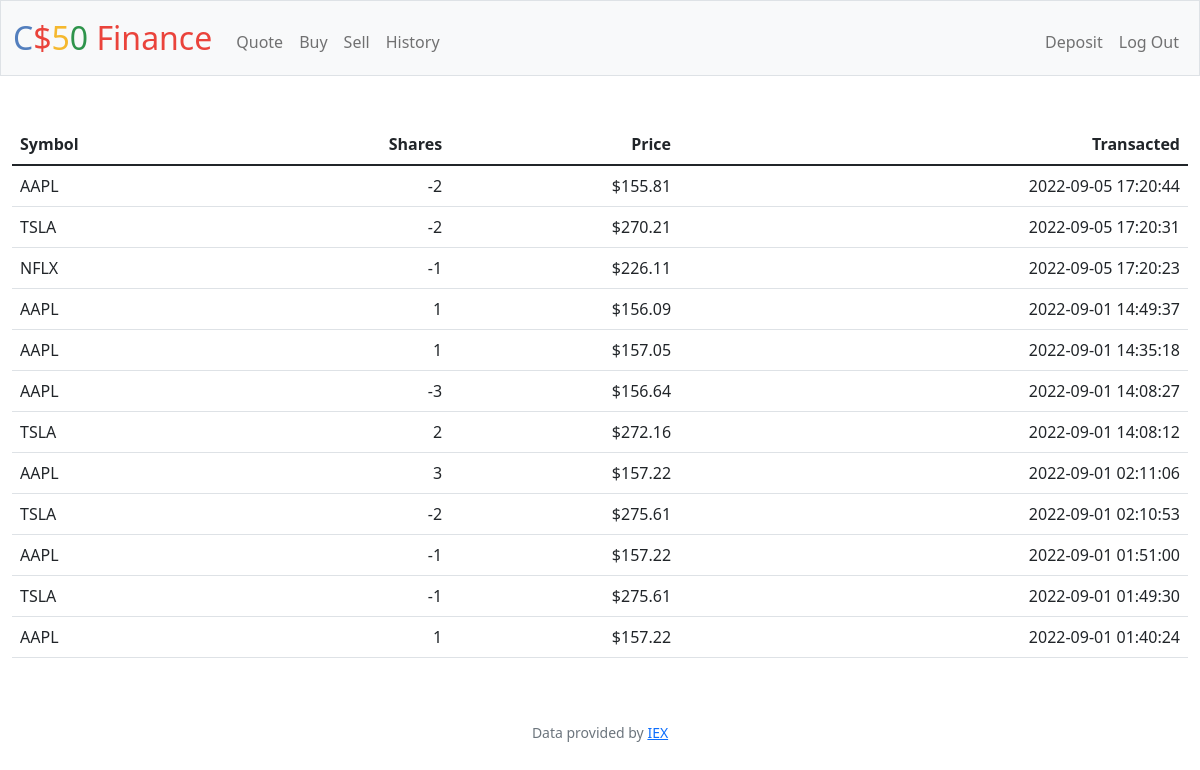
The app's page /history (signed in) with its own data.
### tables this page shows
CREATE TABLE 'history' ('user_id' integer NOT NULL, 'symbol' text NOT NULL, 'shares' integer NOT NULL, 'price' real NOT NULL, 'timestamp' timestamp NOT NULL DEFAULT CURRENT_TIMESTAMP);

### app.py (the view)
@app.route("/history")
@login_required
def history():
    rows = db.execute("SELECT * FROM users")
    if len(rows) == 0:
        return redirect("/login")
    else:
        Thistory = db.execute("SELECT * FROM history WHERE user_id = ? ORDER BY timestamp DESC", session["user_id"])
        for logs in Thistory:
            symbol = logs["symbol"]
            shares = logs["shares"]
            price = logs["price"]
            timestamp = logs["timestamp"]
        return render_template("history.html",Thistory=Thistory)

### app.py (called while the page is built)
@app.after_request
def after_request(response):
    response.headers["Cache-Control"] = "no-cache, no-store, must-revalidate"
    response.headers["Expires"] = 0
    response.headers["Pragma"] = "no-cache"
    return response

### helpers.py (called while the page is built)
def login_required(f):
    @wraps(f)
    def decorated_function(*args, **kwargs):
        if session.get("user_id") is None:
            return redirect("/login")
        return f(*args, **kwargs)
    return decorated_function

def usd(value):
    return f"${value:,.2f}"

### templates/history.html (shortened to what this page needs)
{% extends "layout.html" %}
{% block main %}
    <table class="table">
        <thead>
            <tr>
                <th class="text-start">Symbol</th>
                <th class="text-end">Shares</th>
                <th class="text-end">Price</th>
                <th class="text-end">Transacted</th>
            </tr>
        </thead>
        <tbody>
            {% for logs in Thistory %}
                <tr>
                    <td class="text-start">{{ logs.symbol }}</td>
                    <td class="text-end">{{ logs.shares }}</td>
                    <td class="text-end">{{ logs.price | usd }}</td>
                    <td class="text-end">{{ logs.timestamp }}</td>
                </tr>
            {% endfor %}
        </tbody>
    </table>
{% endblock %}

### templates/layout.html (shortened to what this page needs)
<!DOCTYPE html>
<html lang="en">
    <head>
        <link href="https://cdn.jsdelivr.net/npm/bootstrap@5.1.3/dist/css/bootstrap.min.css" rel="stylesheet">
        <link href="/static/styles.css" rel="stylesheet">
    </head>
    <body>
        <nav class="bg-light border navbar navbar-expand-md navbar-light">
            <div class="container-fluid">
                <a class="navbar-brand" href="/"><span class="blue">C</span><span class="red">$</span><span class="yellow">5</span><span class="green">0</span> <span class="red">Finance</span></a>
                <div class="collapse navbar-collapse" id="navbar">
                    {% if session["user_id"] %}
                        <ul class="navbar-nav me-auto mt-2">
                            <li class="nav-item"><a class="nav-link" href="/quote">Quote</a></li>
                            <li class="nav-item"><a class="nav-link" href="/buy">Buy</a></li>
                            <li class="nav-item"><a class="nav-link" href="/sell">Sell</a></li>
                            <li class="nav-item"><a class="nav-link" href="/history">History</a></li>
                        </ul>
                        <ul class="navbar-nav ms-auto mt-2">
                            <li class="nav-item"><a class="nav-link" href="/deposit">Deposit</a></li>
                            <li class="nav-item"><a class="nav-link" href="/logout">Log Out</a></li>
                        </ul>
                    {% else %}
                        <ul class="navbar-nav ms-auto mt-2">
                            <li class="nav-item"><a class="nav-link" href="/register">Register</a></li>
                            <li class="nav-item"><a class="nav-link" href="/login">Log In</a></li>
                        </ul>
                    {% endif %}
                </div>
            </div>
        </nav>
        <main class="container-fluid py-5 text-center">
            {% block main %}{% endblock %}
        </main>
        <footer class="mb-5 small text-center text-muted">
            Data provided by <a href="https://iexcloud.io/">IEX</a>
        </footer>
    </body>
</html>

### static/styles.css (style rules this page uses)
nav .navbar-brand { font-size: xx-large; }
nav .navbar-brand .blue { color: #537fbe; }
nav .navbar-brand .red { color: #ea433b; }
nav .navbar-brand .yellow { color: #f5b82e; }
nav .navbar-brand .green { color: #2e944b; }

### records on screen
history: symbol "AAPL", shares "-2", price "$155.81", timestamp "2022-09-05 17:20:44"
history: symbol "TSLA", shares "-2", price "$270.21", timestamp "2022-09-05 17:20:31"
history: symbol "NFLX", shares "-1", price "$226.11", timestamp "2022-09-05 17:20:23"
history: symbol "AAPL", shares "1", price "$156.09", timestamp "2022-09-01 14:49:37"
history: symbol "AAPL", shares "1", price "$157.05", timestamp "2022-09-01 14:35:18"
history: symbol "AAPL", shares "-3", price "$156.64", timestamp "2022-09-01 14:08:27"
history: symbol "TSLA", shares "2", price "$272.16", timestamp "2022-09-01 14:08:12"
history: symbol "AAPL", shares "3", price "$157.22", timestamp "2022-09-01 02:11:06"
history: symbol "TSLA", shares "-2", price "$275.61", timestamp "2022-09-01 02:10:53"
history: symbol "AAPL", shares "-1", price "$157.22", timestamp "2022-09-01 01:51:00"
history: symbol "TSLA", shares "-1", price "$275.61", timestamp "2022-09-01 01:49:30"
history: symbol "AAPL", shares "1", price "$157.22", timestamp "2022-09-01 01:40:24"
